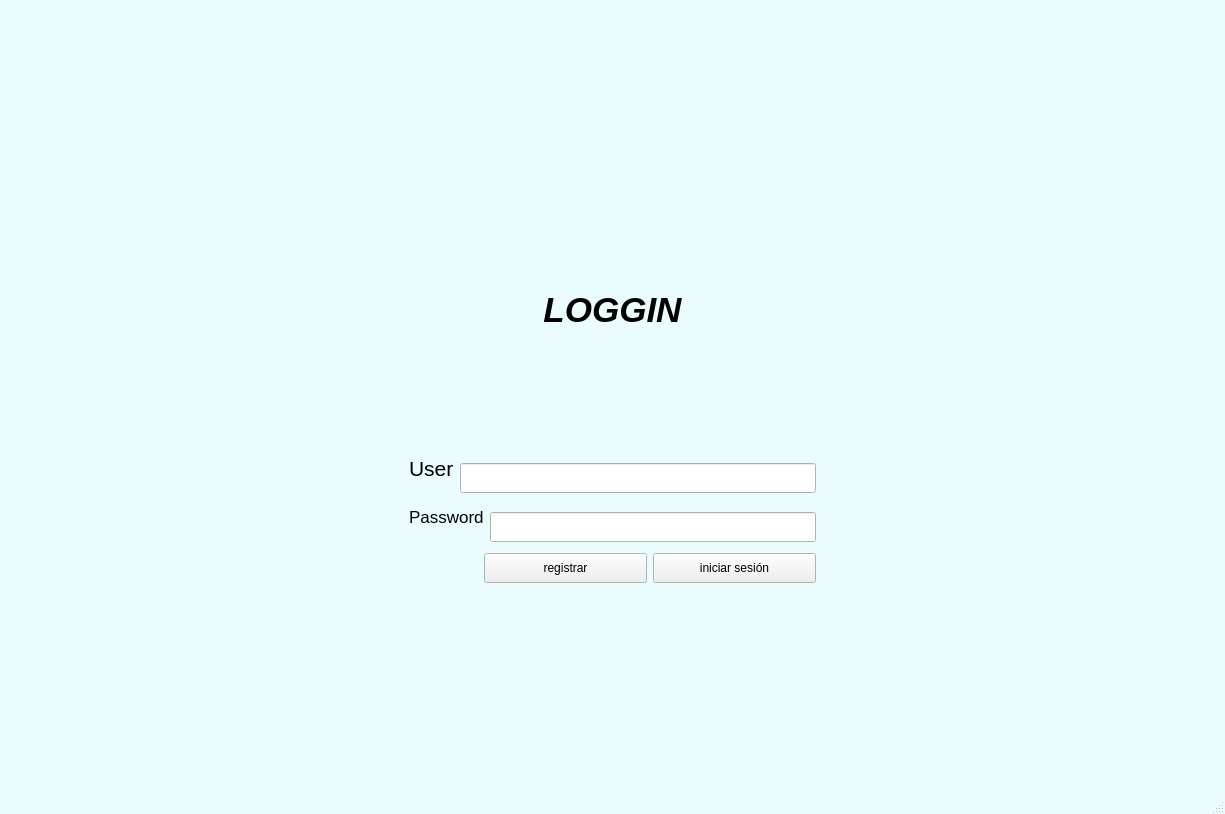
<?xml version="1.0" encoding="UTF-8"?>
<ui version="4.0">
 <class>loggin</class>
 <widget class="QMainWindow" name="loggin">
  <property name="geometry">
   <rect>
    <x>0</x>
    <y>0</y>
    <width>1225</width>
    <height>814</height>
   </rect>
  </property>
  <property name="palette">
   <palette>
    <active>
     <colorrole role="Window">
      <brush brushstyle="SolidPattern">
       <color alpha="255">
        <red>235</red>
        <green>252</green>
        <blue>255</blue>
       </color>
      </brush>
     </colorrole>
     <colorrole role="ToolTipBase">
      <brush brushstyle="SolidPattern">
       <color alpha="255">
        <red>255</red>
        <green>255</green>
        <blue>255</blue>
       </color>
      </brush>
     </colorrole>
    </active>
    <inactive>
     <colorrole role="Window">
      <brush brushstyle="SolidPattern">
       <color alpha="255">
        <red>235</red>
        <green>252</green>
        <blue>255</blue>
       </color>
      </brush>
     </colorrole>
     <colorrole role="ToolTipBase">
      <brush brushstyle="SolidPattern">
       <color alpha="255">
        <red>255</red>
        <green>255</green>
        <blue>255</blue>
       </color>
      </brush>
     </colorrole>
    </inactive>
    <disabled>
     <colorrole role="Base">
      <brush brushstyle="SolidPattern">
       <color alpha="255">
        <red>235</red>
        <green>252</green>
        <blue>255</blue>
       </color>
      </brush>
     </colorrole>
     <colorrole role="Window">
      <brush brushstyle="SolidPattern">
       <color alpha="255">
        <red>235</red>
        <green>252</green>
        <blue>255</blue>
       </color>
      </brush>
     </colorrole>
     <colorrole role="ToolTipBase">
      <brush brushstyle="SolidPattern">
       <color alpha="255">
        <red>255</red>
        <green>255</green>
        <blue>255</blue>
       </color>
      </brush>
     </colorrole>
    </disabled>
   </palette>
  </property>
  <property name="mouseTracking">
   <bool>false</bool>
  </property>
  <property name="windowTitle">
   <string>loggin</string>
  </property>
  <property name="windowIcon">
   <iconset theme="QIcon::ThemeIcon::UserAvailable"/>
  </property>
  <widget class="QWidget" name="centralwidget">
   <layout class="QGridLayout" name="gridLayout_2">
    <item row="0" column="0">
     <layout class="QGridLayout" name="gridLayout">
      <property name="leftMargin">
       <number>400</number>
      </property>
      <property name="topMargin">
       <number>200</number>
      </property>
      <property name="rightMargin">
       <number>400</number>
      </property>
      <property name="bottomMargin">
       <number>200</number>
      </property>
      <item row="1" column="0">
       <spacer name="verticalSpacer_2">
        <property name="orientation">
         <enum>Qt::Orientation::Vertical</enum>
        </property>
        <property name="sizeType">
         <enum>QSizePolicy::Policy::Minimum</enum>
        </property>
        <property name="sizeHint" stdset="0">
         <size>
          <width>20</width>
          <height>40</height>
         </size>
        </property>
       </spacer>
      </item>
      <item row="4" column="0">
       <layout class="QHBoxLayout" name="horizontalLayout">
        <item>
         <spacer name="horizontalSpacer">
          <property name="orientation">
           <enum>Qt::Orientation::Horizontal</enum>
          </property>
          <property name="sizeType">
           <enum>QSizePolicy::Policy::Fixed</enum>
          </property>
          <property name="sizeHint" stdset="0">
           <size>
            <width>75</width>
            <height>20</height>
           </size>
          </property>
         </spacer>
        </item>
        <item>
         <widget class="QPushButton" name="registrar">
          <property name="minimumSize">
           <size>
            <width>30</width>
            <height>30</height>
           </size>
          </property>
          <property name="text">
           <string>registrar</string>
          </property>
         </widget>
        </item>
        <item>
         <widget class="QPushButton" name="iniciar">
          <property name="minimumSize">
           <size>
            <width>0</width>
            <height>30</height>
           </size>
          </property>
          <property name="text">
           <string>iniciar sesión</string>
          </property>
         </widget>
        </item>
       </layout>
      </item>
      <item row="2" column="0">
       <layout class="QHBoxLayout" name="horizontalLayout_3" stretch="0,0">
        <property name="sizeConstraint">
         <enum>QLayout::SizeConstraint::SetDefaultConstraint</enum>
        </property>
        <item>
         <layout class="QVBoxLayout" name="verticalLayout_3">
          <item>
           <widget class="QLabel" name="label">
            <property name="sizeIncrement">
             <size>
              <width>0</width>
              <height>0</height>
             </size>
            </property>
            <property name="font">
             <font>
              <pointsize>16</pointsize>
             </font>
            </property>
            <property name="text">
             <string>User</string>
            </property>
           </widget>
          </item>
          <item>
           <widget class="QLabel" name="imagen">
            <property name="maximumSize">
             <size>
              <width>70</width>
              <height>70</height>
             </size>
            </property>
            <property name="text">
             <string/>
            </property>
            <property name="pixmap">
             <pixmap resource="resources.qrc">:/imagenes/usuario.png</pixmap>
            </property>
            <property name="scaledContents">
             <bool>true</bool>
            </property>
           </widget>
          </item>
         </layout>
        </item>
        <item>
         <widget class="QLineEdit" name="usuario">
          <property name="sizePolicy">
           <sizepolicy hsizetype="MinimumExpanding" vsizetype="Fixed">
            <horstretch>0</horstretch>
            <verstretch>0</verstretch>
           </sizepolicy>
          </property>
          <property name="minimumSize">
           <size>
            <width>0</width>
            <height>30</height>
           </size>
          </property>
         </widget>
        </item>
       </layout>
      </item>
      <item row="3" column="0">
       <layout class="QHBoxLayout" name="horizontalLayout_2">
        <item>
         <layout class="QVBoxLayout" name="verticalLayout">
          <item>
           <widget class="QLabel" name="label_2">
            <property name="font">
             <font>
              <pointsize>13</pointsize>
             </font>
            </property>
            <property name="text">
             <string>Password</string>
            </property>
           </widget>
          </item>
          <item>
           <widget class="QLabel" name="imagen1">
            <property name="enabled">
             <bool>true</bool>
            </property>
            <property name="maximumSize">
             <size>
              <width>70</width>
              <height>70</height>
             </size>
            </property>
            <property name="font">
             <font>
              <underline>false</underline>
              <kerning>true</kerning>
             </font>
            </property>
            <property name="autoFillBackground">
             <bool>false</bool>
            </property>
            <property name="styleSheet">
             <string notr="true"/>
            </property>
            <property name="text">
             <string/>
            </property>
            <property name="pixmap">
             <pixmap resource="resources.qrc">:/imagenes/password.png</pixmap>
            </property>
            <property name="scaledContents">
             <bool>true</bool>
            </property>
            <property name="wordWrap">
             <bool>false</bool>
            </property>
           </widget>
          </item>
         </layout>
        </item>
        <item>
         <widget class="QLineEdit" name="contrasena">
          <property name="minimumSize">
           <size>
            <width>50</width>
            <height>30</height>
           </size>
          </property>
          <property name="text">
           <string/>
          </property>
          <property name="echoMode">
           <enum>QLineEdit::EchoMode::Password</enum>
          </property>
         </widget>
        </item>
       </layout>
      </item>
      <item row="0" column="0">
       <widget class="QLabel" name="titulo">
        <property name="font">
         <font>
          <family>Segoe UI</family>
          <pointsize>26</pointsize>
          <italic>true</italic>
          <bold>true</bold>
          <underline>false</underline>
         </font>
        </property>
        <property name="cursor">
         <cursorShape>CrossCursor</cursorShape>
        </property>
        <property name="text">
         <string>LOGGIN</string>
        </property>
        <property name="alignment">
         <set>Qt::AlignmentFlag::AlignCenter</set>
        </property>
       </widget>
      </item>
     </layout>
    </item>
   </layout>
  </widget>
  <widget class="QMenuBar" name="menubar">
   <property name="geometry">
    <rect>
     <x>0</x>
     <y>0</y>
     <width>1225</width>
     <height>22</height>
    </rect>
   </property>
  </widget>
  <widget class="QStatusBar" name="statusbar"/>
 </widget>
 <resources>
  <include location="resources.qrc"/>
 </resources>
 <connections/>
</ui>
